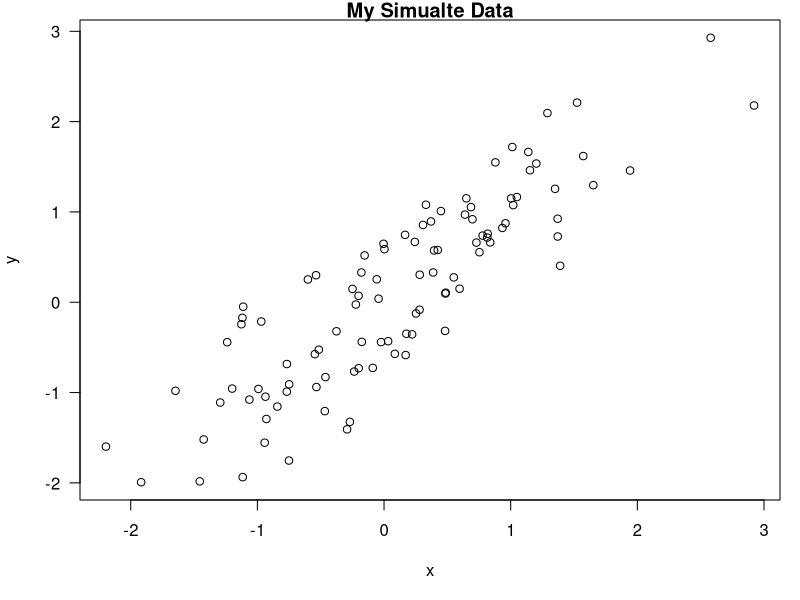

Generate this figure with R: (Note: this script raises an error after producing the figure.)
## ---- chunk 1
library(datasets)
data("airquality")
summary(airquality)
## ---- chunk 2
x <- rnorm(100) ; y<- x+ rnorm(100,sd=0.5)
## ---- chunk 3
par(mar=c(5,4,1,1), las=1)
plot(x,y, main="My Simualte Data")

## ---- chunk 4
library(datasets)
data("airquality")
fit <- lm(Ozone~ Wind+ Temp +Solar.R, data=airquality)
## ---- chunk 5

library(xtable)
xt<- xtable(summary(fit))
print(xt, type="html")
## ---- chunk 6
opts_chunk$set(echo= FALSE, results="hide")
